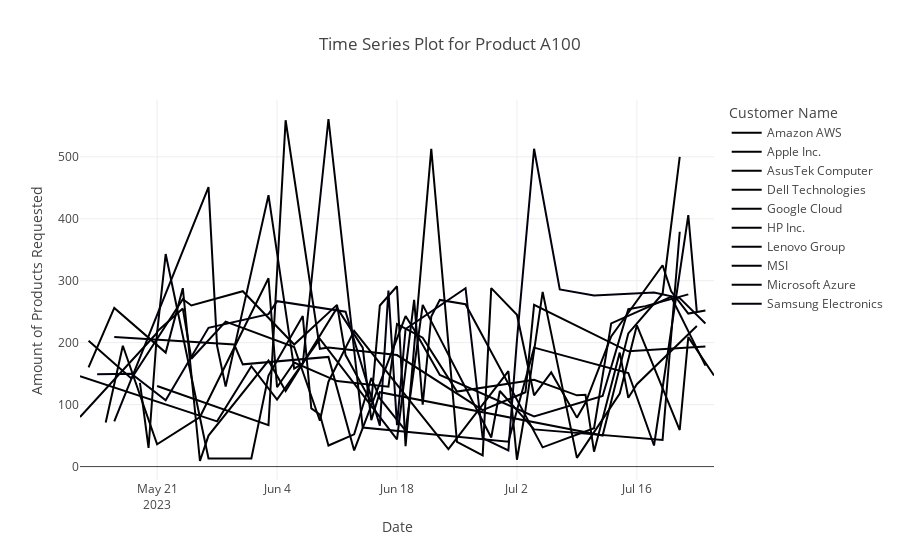

Notebook code for this chart:
### Code cell
fig.show()

### Figure 1 — Plotly figure (JSON) as saved in the notebook; plotly's stock layout.template omitted (floating-point values rounded to 4 significant figures)
{"data": [{"hovertemplate": "Customer Name=Amazon AWS<br>Date=%{x}<br>Amount of Products Requested=%{y}<extra></extra>", "legendgroup": "Amazon AWS", "line": {"color": "#000001", "dash": "solid"}, "marker": {"symbol": "circle"}, "mode": "lines", "name": "Amazon AWS", "orientation": "v", "showlegend": true, "type": "scatter", "x": ["2023-05-15T00:00:00", "2023-05-17T00:00:00", "2023-05-21T00:00:00", "2023-05-26T00:00:00", "2023-06-03T00:00:00", "2023-06-04T00:00:00", "2023-06-06T00:00:00", "2023-06-11T00:00:00", "2023-06-17T00:00:00", "2023-06-18T00:00:00", "2023-06-21T00:00:00", "2023-06-25T00:00:00", "2023-07-04T00:00:00", "2023-07-09T00:00:00", "2023-07-10T00:00:00", "2023-07-11T00:00:00", "2023-07-14T00:00:00", "2023-07-15T00:00:00", "2023-07-16T00:00:00", "2023-07-23T00:00:00"], "xaxis": "x", "y": [71, 195, 36, 80, 304, 128, 168, 138, 129, 230, 208, 121, 140, 115, 116, 24, 184, 111, 133, 227], "yaxis": "y"}, {"hovertemplate": "Customer Name=Apple Inc.<br>Date=%{x}<br>Amount of Products Requested=%{y}<extra></extra>", "legendgroup": "Apple Inc.", "line": {"color": "#000002", "dash": "solid"}, "marker": {"symbol": "circle"}, "mode": "lines", "name": "Apple Inc.", "orientation": "v", "showlegend": true, "type": "scatter", "x": ["2023-05-19T00:00:00", "2023-05-20T00:00:00", "2023-05-21T00:00:00", "2023-05-24T00:00:00", "2023-05-25T00:00:00", "2023-05-29T00:00:00", "2023-06-06T00:00:00", "2023-06-09T00:00:00", "2023-06-10T00:00:00", "2023-06-13T00:00:00", "2023-06-24T00:00:00", "2023-07-01T00:00:00", "2023-07-02T00:00:00", "2023-07-03T00:00:00", "2023-07-05T00:00:00", "2023-07-09T00:00:00", "2023-07-14T00:00:00", "2023-07-16T00:00:00", "2023-07-21T00:00:00", "2023-07-22T00:00:00", "2023-07-25T00:00:00"], "xaxis": "x", "y": [135, 30, 218, 255, 174, 234, 193, 74, 137, 219, 28, 154, 11, 92, 282, 14, 118, 228, 59, 209, 147], "yaxis": "y"}, {"hovertemplate": "Customer Name=AsusTek Computer<br>Date=%{x}<br>Amount of Products Requested=%{y}<extra></extra>", "legendgroup": "AsusTek Computer", "line": {"color": "#000003", "dash": "solid"}, "marker": {"symbol": "circle"}, "mode": "lines", "name": "AsusTek Computer", "orientation": "v", "showlegend": true, "type": "scatter", "x": ["2023-05-13T00:00:00", "2023-05-16T00:00:00", "2023-05-22T00:00:00", "2023-05-24T00:00:00", "2023-05-26T00:00:00", "2023-05-27T00:00:00", "2023-06-03T00:00:00", "2023-06-05T00:00:00", "2023-06-11T00:00:00", "2023-06-14T00:00:00", "2023-06-15T00:00:00", "2023-06-16T00:00:00", "2023-07-12T00:00:00", "2023-07-15T00:00:00", "2023-07-19T00:00:00", "2023-07-21T00:00:00"], "xaxis": "x", "y": [160, 256, 184, 288, 9, 50, 171, 122, 256, 192, 75, 120, 50, 215, 279, 500], "yaxis": "y"}, {"hovertemplate": "Customer Name=Dell Technologies<br>Date=%{x}<br>Amount of Products Requested=%{y}<extra></extra>", "legendgroup": "Dell Technologies", "line": {"color": "#000004", "dash": "solid"}, "marker": {"symbol": "circle"}, "mode": "lines", "name": "Dell Technologies", "orientation": "v", "showlegend": true, "type": "scatter", "x": ["2023-05-13T00:00:00", "2023-05-18T00:00:00", "2023-05-24T00:00:00", "2023-05-25T00:00:00", "2023-05-31T00:00:00", "2023-06-06T00:00:00", "2023-06-11T00:00:00", "2023-06-12T00:00:00", "2023-06-15T00:00:00", "2023-06-16T00:00:00", "2023-06-18T00:00:00", "2023-06-19T00:00:00", "2023-06-22T00:00:00", "2023-06-25T00:00:00", "2023-06-28T00:00:00", "2023-06-29T00:00:00", "2023-07-02T00:00:00", "2023-07-04T00:00:00", "2023-07-06T00:00:00", "2023-07-09T00:00:00", "2023-07-10T00:00:00", "2023-07-13T00:00:00", "2023-07-19T00:00:00", "2023-07-20T00:00:00", "2023-07-22T00:00:00", "2023-07-24T00:00:00"], "xaxis": "x", "y": [203, 142, 270, 260, 283, 197, 261, 180, 104, 260, 291, 33, 513, 40, 18, 288, 245, 115, 152, 79, 103, 210, 325, 283, 247, 252], "yaxis": "y"}, {"hovertemplate": "Customer Name=Google Cloud<br>Date=%{x}<br>Amount of Products Requested=%{y}<extra></extra>", "legendgroup": "Google Cloud", "line": {"color": "#000005", "dash": "solid"}, "marker": {"symbol": "circle"}, "mode": "lines", "name": "Google Cloud", "orientation": "v", "showlegend": true, "type": "scatter", "x": ["2023-05-21T00:00:00", "2023-06-03T00:00:00", "2023-06-05T00:00:00", "2023-06-09T00:00:00", "2023-06-10T00:00:00", "2023-06-18T00:00:00", "2023-06-28T00:00:00", "2023-07-03T00:00:00", "2023-07-04T00:00:00", "2023-07-15T00:00:00", "2023-07-24T00:00:00"], "xaxis": "x", "y": [130, 67, 559, 190, 192, 180, 91, 120, 261, 186, 194], "yaxis": "y"}, {"hovertemplate": "Customer Name=HP Inc.<br>Date=%{x}<br>Amount of Products Requested=%{y}<extra></extra>", "legendgroup": "HP Inc.", "line": {"color": "#000006", "dash": "solid"}, "marker": {"symbol": "circle"}, "mode": "lines", "name": "HP Inc.", "orientation": "v", "showlegend": true, "type": "scatter", "x": ["2023-05-12T00:00:00", "2023-05-21T00:00:00", "2023-05-22T00:00:00", "2023-05-27T00:00:00", "2023-06-01T00:00:00", "2023-06-03T00:00:00", "2023-06-07T00:00:00", "2023-06-08T00:00:00", "2023-06-09T00:00:00", "2023-06-10T00:00:00", "2023-06-13T00:00:00", "2023-06-15T00:00:00", "2023-06-16T00:00:00", "2023-06-19T00:00:00", "2023-06-21T00:00:00", "2023-06-29T00:00:00", "2023-06-30T00:00:00", "2023-07-04T00:00:00", "2023-07-19T00:00:00", "2023-07-21T00:00:00"], "xaxis": "x", "y": [80, 216, 343, 13, 13, 147, 243, 94, 84, 34, 52, 143, 110, 58, 261, 47, 122, 60, 43, 379], "yaxis": "y"}, {"hovertemplate": "Customer Name=Lenovo Group<br>Date=%{x}<br>Amount of Products Requested=%{y}<extra></extra>", "legendgroup": "Lenovo Group", "line": {"color": "#000007", "dash": "solid"}, "marker": {"symbol": "circle"}, "mode": "lines", "name": "Lenovo Group", "orientation": "v", "showlegend": true, "type": "scatter", "x": ["2023-05-12T00:00:00", "2023-05-28T00:00:00", "2023-06-01T00:00:00", "2023-06-04T00:00:00", "2023-06-09T00:00:00", "2023-06-18T00:00:00", "2023-06-20T00:00:00", "2023-06-21T00:00:00", "2023-06-22T00:00:00", "2023-06-23T00:00:00", "2023-06-26T00:00:00", "2023-07-05T00:00:00", "2023-07-11T00:00:00", "2023-07-13T00:00:00", "2023-07-20T00:00:00", "2023-07-24T00:00:00"], "xaxis": "x", "y": [146, 73, 162, 108, 206, 44, 269, 100, 242, 269, 262, 31, 62, 231, 274, 163], "yaxis": "y"}, {"hovertemplate": "Customer Name=MSI<br>Date=%{x}<br>Amount of Products Requested=%{y}<extra></extra>", "legendgroup": "MSI", "line": {"color": "#000008", "dash": "solid"}, "marker": {"symbol": "circle"}, "mode": "lines", "name": "MSI", "orientation": "v", "showlegend": true, "type": "scatter", "x": ["2023-05-16T00:00:00", "2023-05-27T00:00:00", "2023-05-28T00:00:00", "2023-05-29T00:00:00", "2023-06-03T00:00:00", "2023-06-06T00:00:00", "2023-06-07T00:00:00", "2023-06-10T00:00:00", "2023-06-14T00:00:00", "2023-07-01T00:00:00", "2023-07-04T00:00:00", "2023-07-15T00:00:00", "2023-07-18T00:00:00", "2023-07-22T00:00:00", "2023-07-23T00:00:00"], "xaxis": "x", "y": [73, 451, 195, 129, 438, 158, 166, 561, 63, 40, 192, 151, 34, 406, 249], "yaxis": "y"}, {"hovertemplate": "Customer Name=Microsoft Azure<br>Date=%{x}<br>Amount of Products Requested=%{y}<extra></extra>", "legendgroup": "Microsoft Azure", "line": {"color": "#000009", "dash": "solid"}, "marker": {"symbol": "circle"}, "mode": "lines", "name": "Microsoft Azure", "orientation": "v", "showlegend": true, "type": "scatter", "x": ["2023-05-16T00:00:00", "2023-05-30T00:00:00", "2023-05-31T00:00:00", "2023-06-10T00:00:00", "2023-06-13T00:00:00", "2023-06-19T00:00:00", "2023-06-20T00:00:00", "2023-06-23T00:00:00", "2023-07-04T00:00:00", "2023-07-12T00:00:00", "2023-07-15T00:00:00", "2023-07-17T00:00:00", "2023-07-22T00:00:00"], "xaxis": "x", "y": [209, 197, 165, 177, 26, 243, 221, 148, 81, 114, 254, 259, 278], "yaxis": "y"}, {"hovertemplate": "Customer Name=Samsung Electronics<br>Date=%{x}<br>Amount of Products Requested=%{y}<extra></extra>", "legendgroup": "Samsung Electronics", "line": {"color": "#000010", "dash": "solid"}, "marker": {"symbol": "circle"}, "mode": "lines", "name": "Samsung Electronics", "orientation": "v", "showlegend": true, "type": "scatter", "x": ["2023-05-14T00:00:00", "2023-05-18T00:00:00", "2023-05-22T00:00:00", "2023-05-27T00:00:00", "2023-06-03T00:00:00", "2023-06-04T00:00:00", "2023-06-12T00:00:00", "2023-06-16T00:00:00", "2023-06-17T00:00:00", "2023-06-18T00:00:00", "2023-06-19T00:00:00", "2023-06-26T00:00:00", "2023-06-28T00:00:00", "2023-07-01T00:00:00", "2023-07-02T00:00:00", "2023-07-04T00:00:00", "2023-07-07T00:00:00", "2023-07-11T00:00:00", "2023-07-18T00:00:00", "2023-07-21T00:00:00", "2023-07-24T00:00:00"], "xaxis": "x", "y": [149, 150, 107, 224, 246, 267, 250, 66, 284, 67, 222, 288, 46, 26, 204, 513, 286, 276, 281, 272, 231], "yaxis": "y"}], "layout": {"autosize": true, "legend": {"title": {"text": "Customer Name"}, "tracegroupgap": 0}, "title": {"text": "Time Series Plot for Product A100"}, "xaxis": {"anchor": "y", "autorange": true, "domain": [0, 1], "range": ["2023-05-12", "2023-07-25"], "title": {"text": "Date"}, "type": "date"}, "yaxis": {"anchor": "x", "autorange": true, "domain": [0, 1], "range": [-21.67, 591.7], "title": {"text": "Amount of Products Requested"}, "type": "linear"}}}
